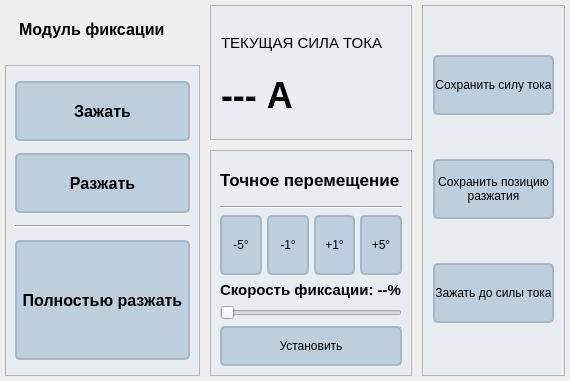
         <widget class="QWidget" name="pageFixation">
          <property name="focusPolicy">
           <enum>Qt::FocusPolicy::ClickFocus</enum>
          </property>
          <layout class="QVBoxLayout" name="verticalLayout_29">
           <property name="spacing">
            <number>0</number>
           </property>
           <property name="leftMargin">
            <number>5</number>
           </property>
           <property name="topMargin">
            <number>5</number>
           </property>
           <property name="rightMargin">
            <number>5</number>
           </property>
           <property name="bottomMargin">
            <number>5</number>
           </property>
           <item>
            <widget class="QWidget" name="widget_16" native="true">
             <property name="minimumSize">
              <size>
               <width>0</width>
               <height>200</height>
              </size>
             </property>
             <property name="focusPolicy">
              <enum>Qt::FocusPolicy::ClickFocus</enum>
             </property>
             <layout class="QHBoxLayout" name="horizontalLayout_12">
              <property name="spacing">
               <number>10</number>
              </property>
              <property name="leftMargin">
               <number>0</number>
              </property>
              <property name="topMargin">
               <number>0</number>
              </property>
              <property name="rightMargin">
               <number>0</number>
              </property>
              <property name="bottomMargin">
               <number>0</number>
              </property>
              <item>
               <widget class="QWidget" name="widget_17" native="true">
                <property name="maximumSize">
                 <size>
                  <width>250</width>
                  <height>16777215</height>
                 </size>
                </property>
                <property name="focusPolicy">
                 <enum>Qt::FocusPolicy::ClickFocus</enum>
                </property>
                <layout class="QVBoxLayout" name="verticalLayout_21">
                 <property name="spacing">
                  <number>10</number>
                 </property>
                 <property name="leftMargin">
                  <number>0</number>
                 </property>
                 <property name="topMargin">
                  <number>0</number>
                 </property>
                 <property name="rightMargin">
                  <number>0</number>
                 </property>
                 <property name="bottomMargin">
                  <number>0</number>
                 </property>
                 <item>
                  <widget class="QLabel" name="label_20">
                   <property name="maximumSize">
                    <size>
                     <width>16777215</width>
                     <height>50</height>
                    </size>
                   </property>
                   <property name="font">
                    <font>
                     <pointsize>12</pointsize>
                     <bold>true</bold>
                    </font>
                   </property>
                   <property name="focusPolicy">
                    <enum>Qt::FocusPolicy::ClickFocus</enum>
                   </property>
                   <property name="styleSheet">
                    <string notr="true">QLabel {
	padding-left: 10px;
}</string>
                   </property>
                   <property name="text">
                    <string>Модуль фиксации</string>
                   </property>
                   <property name="wordWrap">
                    <bool>true</bool>
                   </property>
                  </widget>
                 </item>
                 <item>
                  <widget class="QFrame" name="frameLin_3">
                   <property name="focusPolicy">
                    <enum>Qt::FocusPolicy::ClickFocus</enum>
                   </property>
                   <property name="styleSheet">
                    <string notr="true">* {
	background: #e9ecf1;
}

QFrame#frameLin {
	background: #e9ecf1;
	border-radius: 7px;
	border: 1px solid #c1c6cc;
}</string>
                   </property>
                   <property name="frameShape">
                    <enum>QFrame::Shape::StyledPanel</enum>
                   </property>
                   <property name="frameShadow">
                    <enum>QFrame::Shadow::Raised</enum>
                   </property>
                   <layout class="QVBoxLayout" name="verticalLayout_22">
                    <item>
                     <widget class="QToolButton" name="btnFixForward">
                      <property name="sizePolicy">
                       <sizepolicy hsizetype="Preferred" vsizetype="Fixed">
                        <horstretch>0</horstretch>
                        <verstretch>0</verstretch>
                       </sizepolicy>
                      </property>
                      <property name="minimumSize">
                       <size>
                        <width>0</width>
                        <height>60</height>
                       </size>
                      </property>
                      <property name="font">
                       <font>
                        <pointsize>12</pointsize>
                        <bold>true</bold>
                       </font>
                      </property>
                      <property name="styleSheet">
                       <string notr="true">QToolButton {
	background: #bdcfdd;
	border: 2px solid #a6b8c6;
	border-radius: 5px;
}

QToolButton:pressed {
	background: #cfddeb;

}</string>
                      </property>
                      <property name="text">
                       <string>Зажать</string>
                      </property>
                      <property name="icon">
                       <iconset resource="resources.qrc">
                        <normaloff>:/icons/icons/fix.png</normaloff>:/icons/icons/fix.png</iconset>
                      </property>
                      <property name="iconSize">
                       <size>
                        <width>50</width>
                        <height>50</height>
                       </size>
                      </property>
                      <property name="toolButtonStyle">
                       <enum>Qt::ToolButtonStyle::ToolButtonTextUnderIcon</enum>
                      </property>
                     </widget>
                    </item>
                    <item>
                     <widget class="QToolButton" name="btnFixBack">
                      <property name="sizePolicy">
                       <sizepolicy hsizetype="Preferred" vsizetype="Fixed">
                        <horstretch>0</horstretch>
                        <verstretch>0</verstretch>
                       </sizepolicy>
                      </property>
                      <property name="minimumSize">
                       <size>
                        <width>0</width>
                        <height>60</height>
                       </size>
                      </property>
                      <property name="font">
                       <font>
                        <pointsize>12</pointsize>
                        <bold>true</bold>
                       </font>
                      </property>
                      <property name="styleSheet">
                       <string notr="true">QToolButton {
	background: #bdcfdd;
	border: 2px solid #a6b8c6;
	border-radius: 5px;
}

QToolButton:pressed {
	background: #cfddeb;

}</string>
                      </property>
                      <property name="text">
                       <string>Разжать</string>
                      </property>
                      <property name="icon">
                       <iconset resource="resources.qrc">
                        <normaloff>:/icons/icons/unfix.png</normaloff>:/icons/icons/unfix.png</iconset>
                      </property>
                      <property name="iconSize">
                       <size>
                        <width>50</width>
                        <height>50</height>
                       </size>
                      </property>
                      <property name="toolButtonStyle">
                       <enum>Qt::ToolButtonStyle::ToolButtonTextUnderIcon</enum>
                      </property>
                     </widget>
                    </item>
                    <item>
                     <widget class="Line" name="line_7">
                      <property name="focusPolicy">
                       <enum>Qt::FocusPolicy::ClickFocus</enum>
                      </property>
                      <property name="styleSheet">
                       <string notr="true">Line {
	border: 1px solid #ced3d7;
}</string>
                      </property>
                      <property name="orientation">
                       <enum>Qt::Orientation::Horizontal</enum>
                      </property>
                     </widget>
                    </item>
                    <item>
                     <widget class="QToolButton" name="btnFixHome">
                      <property name="sizePolicy">
                       <sizepolicy hsizetype="Preferred" vsizetype="Fixed">
                        <horstretch>0</horstretch>
                        <verstretch>0</verstretch>
                       </sizepolicy>
                      </property>
                      <property name="minimumSize">
                       <size>
                        <width>0</width>
                        <height>120</height>
                       </size>
                      </property>
                      <property name="font">
                       <font>
                        <pointsize>12</pointsize>
                        <bold>true</bold>
                       </font>
                      </property>
                      <property name="styleSheet">
                       <string notr="true">QToolButton {
	background: #bdcfdd;
	border: 2px solid #a6b8c6;
	border-radius: 5px;
}

QToolButton:pressed {
	background: #cfddeb;

}</string>
                      </property>
                      <property name="text">
                       <string>Полностью разжать</string>
                      </property>
                      <property name="icon">
                       <iconset resource="resources.qrc">
                        <normaloff>:/icons/icons/unfix.png</normaloff>:/icons/icons/unfix.png</iconset>
                      </property>
                      <property name="iconSize">
                       <size>
                        <width>80</width>
                        <height>80</height>
                       </size>
                      </property>
                      <property name="toolButtonStyle">
                       <enum>Qt::ToolButtonStyle::ToolButtonTextUnderIcon</enum>
                      </property>
                     </widget>
                    </item>
                   </layout>
                  </widget>
                 </item>
                </layout>
               </widget>
              </item>
              <item>
               <widget class="QWidget" name="widget_18" native="true">
                <property name="minimumSize">
                 <size>
                  <width>0</width>
                  <height>0</height>
                 </size>
                </property>
                <property name="maximumSize">
                 <size>
                  <width>400</width>
                  <height>16777215</height>
                 </size>
                </property>
                <property name="focusPolicy">
                 <enum>Qt::FocusPolicy::ClickFocus</enum>
                </property>
                <layout class="QVBoxLayout" name="verticalLayout_23">
                 <property name="spacing">
                  <number>10</number>
                 </property>
                 <property name="leftMargin">
                  <number>0</number>
                 </property>
                 <property name="topMargin">
                  <number>0</number>
                 </property>
                 <property name="rightMargin">
                  <number>0</number>
                 </property>
                 <property name="bottomMargin">
                  <number>0</number>
                 </property>
                 <item>
                  <widget class="QFrame" name="framePos_3">
                   <property name="minimumSize">
                    <size>
                     <width>0</width>
                     <height>135</height>
                    </size>
                   </property>
                   <property name="maximumSize">
                    <size>
                     <width>16777215</width>
                     <height>135</height>
                    </size>
                   </property>
                   <property name="focusPolicy">
                    <enum>Qt::FocusPolicy::ClickFocus</enum>
                   </property>
                   <property name="styleSheet">
                    <string notr="true">* {
	background: #e9ecf1;
}

QFrame#framePos {
	
	border-radius: 7px;
	border: 1px solid #c1c6cc;
}</string>
                   </property>
                   <property name="frameShape">
                    <enum>QFrame::Shape::StyledPanel</enum>
                   </property>
                   <property name="frameShadow">
                    <enum>QFrame::Shadow::Raised</enum>
                   </property>
                   <layout class="QVBoxLayout" name="verticalLayout_24">
                    <property name="spacing">
                     <number>5</number>
                    </property>
                    <property name="leftMargin">
                     <number>10</number>
                    </property>
                    <property name="topMargin">
                     <number>10</number>
                    </property>
                    <property name="rightMargin">
                     <number>10</number>
                    </property>
                    <property name="bottomMargin">
                     <number>10</number>
                    </property>
                    <item>
                     <widget class="QLabel" name="label_21">
                      <property name="maximumSize">
                       <size>
                        <width>16777215</width>
                        <height>30</height>
                       </size>
                      </property>
                      <property name="font">
                       <font>
                        <pointsize>11</pointsize>
                       </font>
                      </property>
                      <property name="focusPolicy">
                       <enum>Qt::FocusPolicy::ClickFocus</enum>
                      </property>
                      <property name="text">
                       <string>ТЕКУЩАЯ СИЛА ТОКА</string>
                      </property>
                     </widget>
                    </item>
                    <item>
                     <widget class="QLabel" name="label_22">
                      <property name="maximumSize">
                       <size>
                        <width>16777215</width>
                        <height>40</height>
                       </size>
                      </property>
                      <property name="font">
                       <font>
                        <pointsize>27</pointsize>
                        <bold>true</bold>
                       </font>
                      </property>
                      <property name="focusPolicy">
                       <enum>Qt::FocusPolicy::ClickFocus</enum>
                      </property>
                      <property name="text">
                       <string>--- А</string>
                      </property>
                     </widget>
                    </item>
                   </layout>
                  </widget>
                 </item>
                 <item>
                  <widget class="QFrame" name="frameXPos_3">
                   <property name="focusPolicy">
                    <enum>Qt::FocusPolicy::ClickFocus</enum>
                   </property>
                   <property name="styleSheet">
                    <string notr="true">* {
	background: #e9ecf1;
}

QFrame#frameXPos {
	border-radius: 7px;
	border: 1px solid #c1c6cc;
}</string>
                   </property>
                   <property name="frameShape">
                    <enum>QFrame::Shape::StyledPanel</enum>
                   </property>
                   <property name="frameShadow">
                    <enum>QFrame::Shadow::Raised</enum>
                   </property>
                   <layout class="QVBoxLayout" name="verticalLayout_25">
                    <item>
                     <widget class="QLabel" name="label_23">
                      <property name="minimumSize">
                       <size>
                        <width>0</width>
                        <height>40</height>
                       </size>
                      </property>
                      <property name="maximumSize">
                       <size>
                        <width>16777215</width>
                        <height>40</height>
                       </size>
                      </property>
                      <property name="font">
                       <font>
                        <pointsize>13</pointsize>
                        <bold>true</bold>
                       </font>
                      </property>
                      <property name="focusPolicy">
                       <enum>Qt::FocusPolicy::ClickFocus</enum>
                      </property>
                      <property name="text">
                       <string>Точное перемещение</string>
                      </property>
                     </widget>
                    </item>
                    <item>
                     <widget class="Line" name="line_12">
                      <property name="focusPolicy">
                       <enum>Qt::FocusPolicy::ClickFocus</enum>
                      </property>
                      <property name="orientation">
                       <enum>Qt::Orientation::Horizontal</enum>
                      </property>
                     </widget>
                    </item>
                    <item>
                     <widget class="QWidget" name="widget_19" native="true">
                      <property name="maximumSize">
                       <size>
                        <width>16777215</width>
                        <height>70</height>
                       </size>
                      </property>
                      <property name="focusPolicy">
                       <enum>Qt::FocusPolicy::ClickFocus</enum>
                      </property>
                      <layout class="QHBoxLayout" name="horizontalLayout_13">
                       <property name="spacing">
                        <number>5</number>
                       </property>
                       <property name="leftMargin">
                        <number>0</number>
                       </property>
                       <property name="topMargin">
                        <number>0</number>
                       </property>
                       <property name="rightMargin">
                        <number>0</number>
                       </property>
                       <property name="bottomMargin">
                        <number>0</number>
                       </property>
                       <item>
                        <widget class="QPushButton" name="btnBackFix5grad">
                         <property name="minimumSize">
                          <size>
                           <width>0</width>
                           <height>60</height>
                          </size>
                         </property>
                         <property name="styleSheet">
                          <string notr="true">QPushButton {
	background: #bdcfdd;
	border: 2px solid #a6b8c6;
	border-radius: 5px;
}

QPushButton:pressed {
	background: #cfddeb;

}</string>
                         </property>
                         <property name="text">
                          <string>-5°</string>
                         </property>
                        </widget>
                       </item>
                       <item>
                        <widget class="QPushButton" name="btnBackFix1grad">
                         <property name="minimumSize">
                          <size>
                           <width>0</width>
                           <height>60</height>
                          </size>
                         </property>
                         <property name="styleSheet">
                          <string notr="true">QPushButton {
	background: #bdcfdd;
	border: 2px solid #a6b8c6;
	border-radius: 5px;
}

QPushButton:pressed {
	background: #cfddeb;

}</string>
                         </property>
                         <property name="text">
                          <string>-1°</string>
                         </property>
                        </widget>
                       </item>
                       <item>
                        <widget class="QPushButton" name="btnForwardFix1grad">
                         <property name="minimumSize">
                          <size>
                           <width>0</width>
                           <height>60</height>
                          </size>
                         </property>
                         <property name="styleSheet">
                          <string notr="true">QPushButton {
	background: #bdcfdd;
	border: 2px solid #a6b8c6;
	border-radius: 5px;
}

QPushButton:pressed {
	background: #cfddeb;

}</string>
                         </property>
                         <property name="text">
                          <string>+1°</string>
                         </property>
                        </widget>
                       </item>
                       <item>
                        <widget class="QPushButton" name="btnForwardFix5grad">
                         <property name="minimumSize">
                          <size>
                           <width>0</width>
                           <height>60</height>
                          </size>
                         </property>
                         <property name="styleSheet">
                          <string notr="true">QPushButton {
	background: #bdcfdd;
	border: 2px solid #a6b8c6;
	border-radius: 5px;
}

QPushButton:pressed {
	background: #cfddeb;

}</string>
                         </property>
                         <property name="text">
                          <string>+5°</string>
                         </property>
                        </widget>
                       </item>
                      </layout>
                     </widget>
                    </item>
                    <item>
                     <widget class="QLabel" name="lblFixSpeed">
                      <property name="maximumSize">
                       <size>
                        <width>16777215</width>
                        <height>40</height>
                       </size>
                      </property>
                      <property name="font">
                       <font>
                        <pointsize>11</pointsize>
                        <bold>true</bold>
                       </font>
                      </property>
                      <property name="text">
                       <string>Скорость фиксации: --%</string>
                      </property>
                     </widget>
                    </item>
                    <item>
                     <widget class="QSlider" name="fixSpeed">
                      <property name="minimum">
                       <number>1</number>
                      </property>
                      <property name="maximum">
                       <number>100</number>
                      </property>
                      <property name="orientation">
                       <enum>Qt::Orientation::Horizontal</enum>
                      </property>
                     </widget>
                    </item>
                    <item>
                     <widget class="QPushButton" name="pushButton_2">
                      <property name="minimumSize">
                       <size>
                        <width>0</width>
                        <height>40</height>
                       </size>
                      </property>
                      <property name="maximumSize">
                       <size>
                        <width>16777215</width>
                        <height>16777215</height>
                       </size>
                      </property>
                      <property name="styleSheet">
                       <string notr="true">QPushButton {
	background: #bdcfdd;
	border: 2px solid #a6b8c6;
	border-radius: 5px;
}

QPushButton:pressed {
	background: #cfddeb;

}</string>
                      </property>
                      <property name="text">
                       <string>Установить</string>
                      </property>
                     </widget>
                    </item>
                   </layout>
                  </widget>
                 </item>
                </layout>
               </widget>
              </item>
              <item>
               <widget class="QFrame" name="framePosAndHome_3">
                <property name="maximumSize">
                 <size>
                  <width>200</width>
                  <height>16777215</height>
                 </size>
                </property>
                <property name="focusPolicy">
                 <enum>Qt::FocusPolicy::ClickFocus</enum>
                </property>
                <property name="styleSheet">
                 <string notr="true">* {
	background: #e9ecf1;
}

QFrame#framePosAndHome {
	
	border-radius: 7px;
	border: 1px solid #c1c6cc;
}</string>
                </property>
                <property name="frameShape">
                 <enum>QFrame::Shape::StyledPanel</enum>
                </property>
                <property name="frameShadow">
                 <enum>QFrame::Shadow::Raised</enum>
                </property>
                <layout class="QVBoxLayout" name="verticalLayout_26">
                 <property name="spacing">
                  <number>5</number>
                 </property>
                 <property name="leftMargin">
                  <number>10</number>
                 </property>
                 <property name="topMargin">
                  <number>10</number>
                 </property>
                 <property name="rightMargin">
                  <number>10</number>
                 </property>
                 <property name="bottomMargin">
                  <number>10</number>
                 </property>
                 <item>
                  <widget class="QPushButton" name="pushButton_26">
                   <property name="minimumSize">
                    <size>
                     <width>0</width>
                     <height>60</height>
                    </size>
                   </property>
                   <property name="styleSheet">
                    <string notr="true">QPushButton {
	background: #bdcfdd;
	border: 2px solid #a6b8c6;
	border-radius: 5px;
}

QPushButton:pressed {
	background: #cfddeb;

}</string>
                   </property>
                   <property name="text">
                    <string>Сохранить силу тока</string>
                   </property>
                  </widget>
                 </item>
                 <item>
                  <widget class="QPushButton" name="pushButton_27">
                   <property name="minimumSize">
                    <size>
                     <width>0</width>
                     <height>60</height>
                    </size>
                   </property>
                   <property name="styleSheet">
                    <string notr="true">QPushButton {
	background: #bdcfdd;
	border: 2px solid #a6b8c6;
	border-radius: 5px;
}

QPushButton:pressed {
	background: #cfddeb;

}</string>
                   </property>
                   <property name="text">
                    <string>Сохранить позицию
разжатия</string>
                   </property>
                  </widget>
                 </item>
                 <item>
                  <widget class="QPushButton" name="pushButton_29">
                   <property name="minimumSize">
                    <size>
                     <width>0</width>
                     <height>60</height>
                    </size>
                   </property>
                   <property name="styleSheet">
                    <string notr="true">QPushButton {
	background: #bdcfdd;
	border: 2px solid #a6b8c6;
	border-radius: 5px;
}

QPushButton:pressed {
	background: #cfddeb;

}</string>
                   </property>
                   <property name="text">
                    <string>Зажать до силы тока</string>
                   </property>
                  </widget>
                 </item>
                </layout>
               </widget>
              </item>
             </layout>
            </widget>
           </item>
          </layout>
         </widget>
